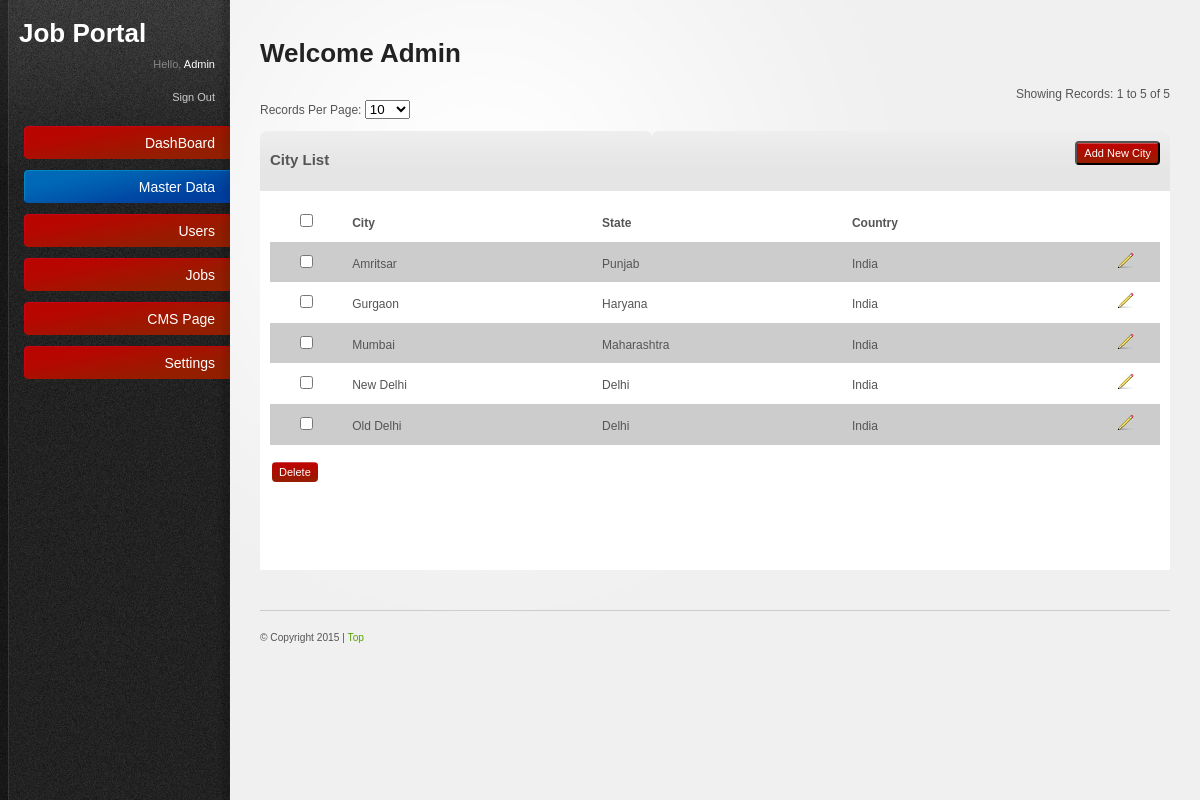
Screenshot of /admin/citylist.php (signed in) with the database file from the repository.
### tables this page shows
CREATE TABLE `city` (
  `id` int(11) NOT NULL AUTO_INCREMENT,
  `sid` int(11) NOT NULL COMMENT 'State ID',
  `cid` int(11) NOT NULL COMMENT 'Country ID',
  `city_name` varchar(256) NOT NULL,
  `city_date` datetime NOT NULL,
  PRIMARY KEY (`id`)
);

CREATE TABLE `state` (
  `id` int(11) NOT NULL AUTO_INCREMENT,
  `state` varchar(51) NOT NULL,
  `code` varchar(11) NOT NULL,
  `cid` int(11) NOT NULL COMMENT 'Country ID',
  PRIMARY KEY (`id`)
);

CREATE TABLE `country` (
  `id` int(11) NOT NULL AUTO_INCREMENT,
  `country` varchar(51) NOT NULL,
  `code` varchar(11) NOT NULL,
  PRIMARY KEY (`id`)
);

### admin/includes/paging.inc.php (called while the page is built, shortened)
<?php
class Pager {
function pageSize($size)
{
if(!empty($size))
{
return $size;
}else{
return 25;
}
}
function findStart($limit) {
if ((!isset($_GET['page'])) || ($_GET['page'] == "1")) {
$start = 0;
}
else {
$start = ($_GET['page']-1) * $limit;
}
return $start;
}
function pageList($curpage, $pages,$pagesize,$queryString=false)
{
$page_list = "";
$limit=$pages-4;
$startpage=$curpage;
if($pages<=5)
{
$startpage=1;
$lastpage=$pages;
}
elseif($startpage>$limit)
{
$startpage=$limit;
$lastpage=$pages;
}
else
{
$lastpage=$startpage+4;
}
for ($i=$startpage; $i<=$pages and $i<=$lastpage; $i++)
{
if ($i == $curpage)
{
$page_list .= "<b>".$i."</b>";
}
else
{
$page_list .= "<a href=\"".$_SERVER['PHP_SELF']."?page=".$i."&".$queryString."&pagesize=".$pagesize."\" title=\"Page ".$i."\">".$i."</a>";
}
$page_list .= " ";
}
$page_list .= "</td>\n";
return $page_list;
}
function showingRecords($start,$limit,$count) {
$toEnd=$start+$limit;
if($toEnd>$count) {
$endPoint=$count;
}else {
$endPoint=$toEnd;
}
return ($start+1)." to ".$endPoint." of ".$count;
}
}
?>

### admin/includes/generalFunction.php (called while the page is built, shortened)
<?php
function return_country_name($id)
{
	$qry = "select country from country where id='$id'";
	$get = mysql_query($qry);
	$fetch = mysql_fetch_array($get);
	$return = $fetch['country'];
	return $return;
}
function return_state_name($id)
{
	$qry = "select state from state where id='$id'";
	$get = mysql_query($qry);
	$fetch = mysql_fetch_array($get);
	$return = $fetch['state'];
	return $return;
}
?>

### admin/citylist.php (the view, shortened to what this page needs)
<?
	require_once("includes/paging.inc.php");
	require_once("includes/generalFunction.php");
	$paging = new Pager;
	$pagesize=$_GET['pagesize'];
    $sql="select * from city where 1 order by city_name";
	 $limit=$paging->pageSize($pagesize);
	$start = $paging->findStart($limit);
	$ExecQuery=mysql_query($sql) or die(mysql_error());
	$count=mysql_num_rows($ExecQuery);
	$showingR=$paging->showingRecords($start,$limit,$count);
	$Exec=mysql_query("$sql $orders LIMIT  $start , $limit") or die(mysql_error());
    $countrecord=mysql_num_rows($Exec);
?>
<!DOCTYPE html PUBLIC "-//W3C//DTD XHTML 1.0 Strict//EN"
"http://www.w3.org/TR/xhtml1/DTD/xhtml1-strict.dtd">
<html xmlns="http://www.w3.org/1999/xhtml">
	<head>
		<link rel="stylesheet" href="resources/css/reset.css" type="text/css" media="screen" />
		<link rel="stylesheet" href="resources/css/style.css" type="text/css" media="screen" />
		<link rel="stylesheet" href="resources/css/invalid.css" type="text/css" media="screen" />
	</head>
	<body>
    <div id="body-wrapper">
	  <? include('left.php');	?>
     <div id="main-content">
			<h2>Welcome <?=ucfirst($_SESSION["username"]); ?></h2>
				 <tr>
		<td>
			<br>
					<?
  if($countrecord>0) {
  ?>
		<div align="right">Showing Records: <?=$showingR?></div>
		<div>Records Per Page:
			<select name="pagesize" id="pagesize" onchange="location.href='citylist.php?&pagesize='+this.value">
           		<option value="10" <? if($pagesize==10){echo "selected";} ?>>10</option>
			 </select>
		</div><br />
		<?
	}
		?>
		</td></tr>
			<table border="0" cellpadding="0" cellspacing="0" width="100%">
			  <tbody>
			  <tr>
				<td class="content-box-header">
					<b style='font-size:15px;'>City List</b>
				   </td>
                   <td class="content-box-header">
					<form name="createCity" method="post" action="add_city.php">
                    <div style="float:right">
                    <input class="button"  type="submit" name="createcity" value="Add New City" >
					</div>
                    </form>
				   </td>
			  </tr>
			</tbody>
			</table>
		<table border="0" cellpadding="0" cellspacing="0">
			<tr>
				<td>
        <form method="post" name="frm" id="form1" onsubmit="return chkForm(this);">
	     <table class="tableList" border="0" cellpadding="0" cellspacing="1" width="100%">
		  <tbody>
  <?
  if($countrecord>0) {
    ?>
		  <tr>
			 <th width="2%" bgcolor="#FFFFFF">
			 	<input name="check_all" id="check_all" value="1" onclick="checkall(this.form)"  type="checkbox">
			  </th>
              <th align="left" width="10%" bgcolor="#FFFFFF"><b>City</b> </th>
              <th align="left" width="10%" bgcolor="#FFFFFF"><b>State</b> </th>
              <th align="left" width="10%" bgcolor="#FFFFFF"><b>Country</b> </th>
              <th align="left" width="2%" bgcolor="#FFFFFF"> </th>
              </tr>
              <?
				   $i=0;
              while($records=mysql_fetch_array($Exec)) {
				if($i%2==0){$CL="#CCCCCC";}else{$CL="#FFFFFF";}
              ?>
			  <tr>
				<td align="center" bgcolor='<?=$CL?>'><input name="arr_pd_ids[]" id="arr_pd_ids[]" value="<?=$records['id']?>" type="checkbox"></td>
                <td bgcolor='<?=$CL?>'><? echo $records['city_name'];?> </td>
                <td bgcolor='<?=$CL?>'><? echo return_state_name($records['sid']);?> </td>
                <td bgcolor='<?=$CL?>'><? echo return_country_name($records['cid']);?> </td>
                <td align="center" bgcolor='<?=$CL?>'><span style="cursor:pointer" onclick="return actionPerform('updatecity.php','<?=$records['id']?>','cit_id','frm');">
                     <img src="resources/images/icons/pencil.png" alt="Edit" border="0" height="16" width="16"></span></td>
  			</tr>
              <?
         $i++; }
              ?>
            </tbody>
          </table>
          <table border="0" cellpadding="0" cellspacing="0" width="100%">
          <tbody>
   		  <tr>
            <td style="padding: 2px;" ><br />
			        <input name="Delete" id="Delete"  value="Delete" class="button" onclick="return deleteConfirmFromUser1('arr_pd_ids[]')"
                    type="submit" style="border:0px;" />
            </td>
          </tr>
          <tr>
          	<td>&nbsp;</td>
          </tr>
          <tr>
          	<td>
          		<table border="0" cellpadding="0" cellspacing="0" width="100%">
	          		<tr>
	          			<td width="90%" align="center">
	          			</td>
	          		</tr>
          		</table>
          	</td>
          </tr>
          <?
      }else{
	     echo '<tr>
          	<td align="center">
          		No Records
          	</td>
          </tr>';
      }
          ?>
        </tbody>
        </table>
      </form>
		</td>
			</tr>
        </table>
    <? require('footer.php') ?>
</div>
</div>
</div></body>
</html>

### admin/resources/css/style.css (style rules this page uses)
html { font-size: 100%; height: 100%; margin-bottom: 1px; }
body { font-family: Arial, Helvetica, sans-serif; color: #555; background: #f0f0f0 url('../images/bg-body.gif') top left repeat-y; font-size: 12px; }
#body-wrapper { background: url('../images/bg-radial-gradient.gif') fixed 230px top no-repeat; }
h1, h2, h3, h4, h5, h6 { font-family: Helvetica, Arial, sans-serif; color: #222; font-weight: bold; }
h2 { font-size: 26px; padding: 0 0 10px 0; }
.button { font-family: Verdana, Arial, sans-serif; text-align:center display: inline-block; background: url('../images/bg-button-green.gif') top left repeat-x !important; padding: 4px 7px 4px 7px !important; color: #fff !important; font-size: 11px !important; cursor: pointer; }
#main-content { margin: 0 30px 0 260px; padding: 40px 0 0 0; }
.content-box-header { background: #e5e5e5 url('../images/bg-content-box.gif') top left repeat-x; margin-top: 1px; height: 40px; }
#main-content table { width: 100%; }
#main-content tbody { border-bottom: 1px solid #ddd; }
#main-content tbody tr { background: #fff; }
#main-content table td, #main-content table th { padding: 10px; line-height: 1.3em; }
form input[type="checkbox"], form input[type="radio"] { padding: 0; background: none; border: 0; }

### admin/resources/css/invalid.css (style rules this page uses)
.button, #main-content table tfoot td .bulk-actions select, .pagination a.number, form input.text-input, form textarea, form .wysiwyg, form select, .dp-popup { -moz-border-radius: 4px; -webkit-border-radius: 4px; border-radius: 4px; }
.content-box, .content-box-header, ul.content-box-tabs li a.current, .shortcut-button, .notification { -moz-border-radius: 6px; -webkit-border-radius: 6px; border-radius: 6px; }
.content-box-header { -moz-border-radius-bottomleft: 0; -moz-border-radius-bottomright: 0; -webkit-border-bottom-left-radius: 0; -webkit-border-bottom-right-radius: 0; border-bottom-left-radius: 0; border-bottom-right-radius: 0; }

### rows the page displays
city: city_name "Amritsar", sid.state "Punjab", cid.country "India"
city: city_name "Gurgaon", sid.state "Haryana", cid.country "India"
city: city_name "Mumbai", sid.state "Maharashtra", cid.country "India"
city: city_name "New Delhi", sid.state "Delhi", cid.country "India"
city: city_name "Old Delhi", sid.state "Delhi", cid.country "India"

### other values shown
$_SESSION["username"] "Admin"
$showingR "1 to 5 of 5"
